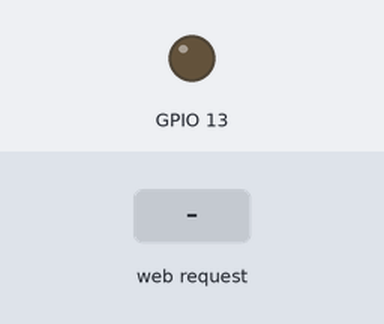
A sketch run on a simulated ESP32. Shown: output pins drawn as LEDs (lit = HIGH). The test bench sets the inputs (shaded band). WiFi joins after 1.5 s; servers stay silent unless stated; what the sketch prints to the serial monitor is not drawn.

Above: at 2.7 s.
2.8 s: HTTP request GET /?status=1 received
At 3.5 s:
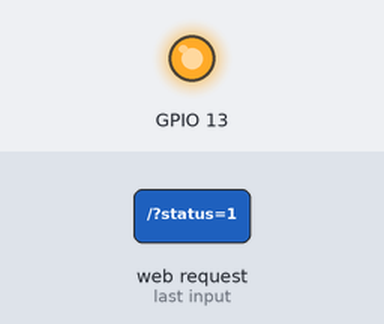
Timing chart, 0 to 5.8 s (numbered marks = the images above; inputs shaded):
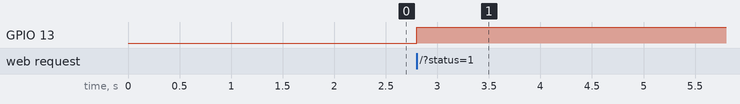

Measured:
- after the input at 2.8 s, GPIO 13: LOW → HIGH at once

The sketch:

sketch_nov1a.ino
```cpp
#include <WiFi.h>

NetworkServer server = NetworkServer(80);

const char *ssid = "macNaWifi-2.4G";
const char *password = "IshLak@5377.";


void setup() {
  Serial.begin(115200);

  pinMode(13, OUTPUT);

  WiFi.begin(ssid, password);
  Serial.print("Connecting to WiFi");

  while (WiFi.status() != WL_CONNECTED) {
    delay(500);
    Serial.print(".");
  }

  Serial.println("WiFi connected.");
  server.begin();
  Serial.println("IP address: ");
  Serial.println(WiFi.localIP());
}


void loop() {

  NetworkClient client = server.accept();  // listen for incoming clients

  if (client) {

    String requestText = "";

    while (client.connected()) {
      if (client.available()) {
        char c = client.read();
        requestText += c;

        if (c == '\n') {
          Serial.println(requestText);

          if (requestText.startsWith("GET /?status=1")) {
            digitalWrite(13, HIGH);
          } else {
            digitalWrite(13, LOW);
          }
          break;
        }
      }
    }
    client.stop();
  }
}
```
